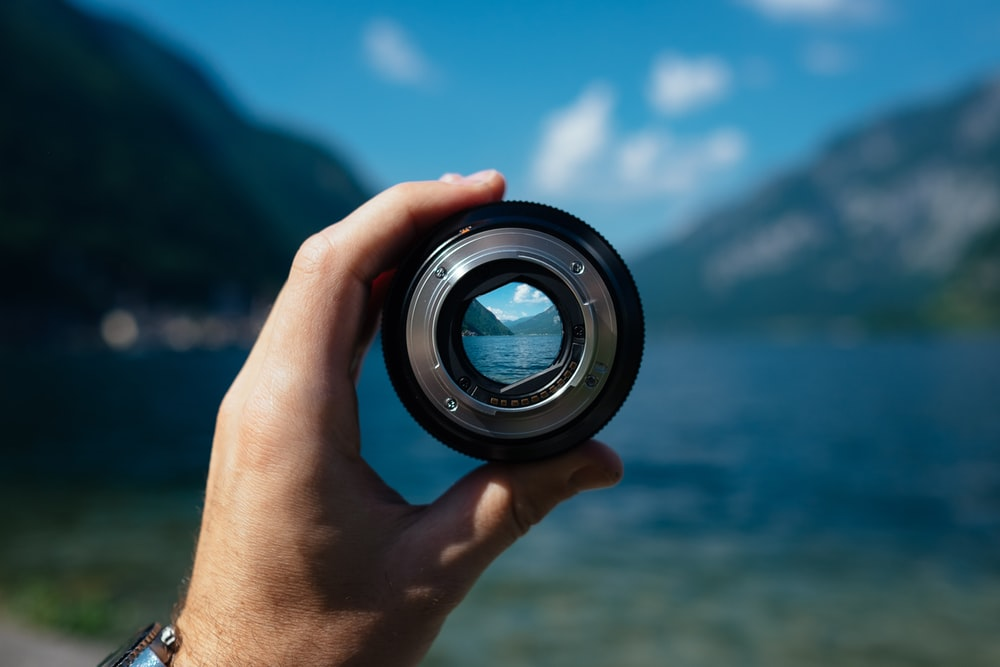
#> input picture assignment5/image.jpg, 1000 x 667 px
$ python hist_eq.py
#> lines starting #> are read from the running program, lines starting #| are printed output that depends on the picture
### assignment5/hist.py
import numpy as np

def imhist(im):
  # calculates normalized histogram of an image
	m, n = im.shape
	h = [0.0] * 256
	for i in range(m):
		for j in range(n):
			h[im[i, j]]+=1
	return np.array(h)/(m*n)

def cumsum(h):
	# finds cumulative sum of a numpy array, list
	return [sum(h[:i+1]) for i in range(len(h))]

def histeq(im):
	#calculate Histogram
	h = imhist(im)
	cdf = np.array(cumsum(h)) #cumulative distribution function
	sk = np.uint8(255 * cdf) #finding transfer function values
	s1, s2 = im.shape
	Y = np.zeros_like(im)
	# applying transfered values for each pixels
	for i in range(0, s1):
		for j in range(0, s2):
			Y[i, j] = sk[im[i, j]]
	H = imhist(Y)
	#return transformed image, original and new istogram,
	# and transform function
	return Y , h, H, sk

### assignment5/hist_eq.py
import pylab as plt
import matplotlib.image as mpimg
import numpy as np

img = np.uint8(mpimg.imread('image.jpg')*255.0)
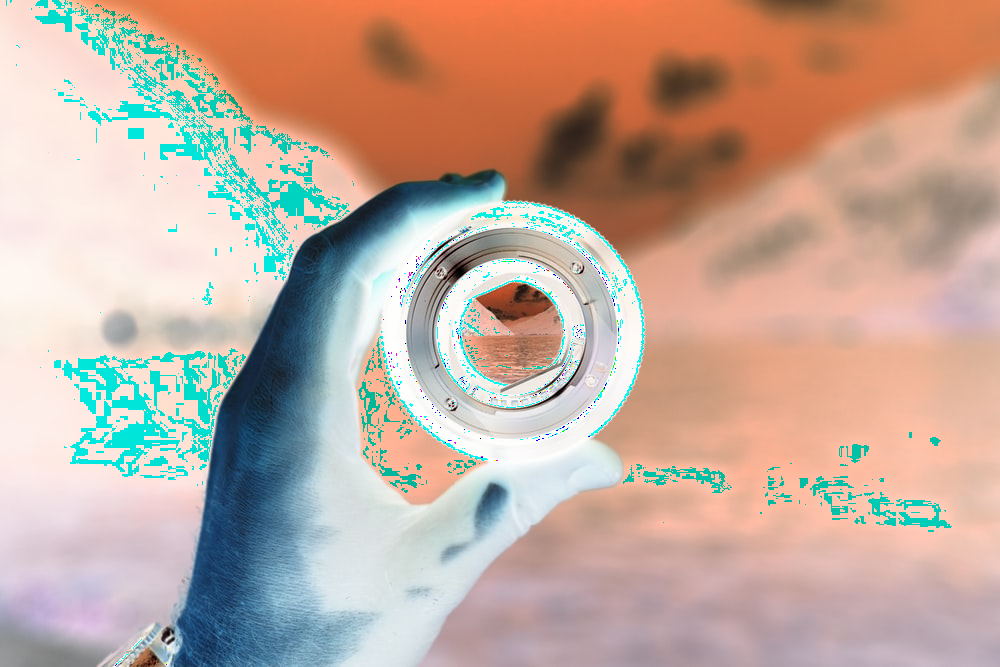
#> img: shape (667, 1000, 3); mean R, G, B 194.2, 170, 156.8

img = np.uint8((0.2126* img[:,:,0]) + \
  		np.uint8(0.7152 * img[:,:,1]) +\
			 np.uint8(0.0722 * img[:,:,2]))
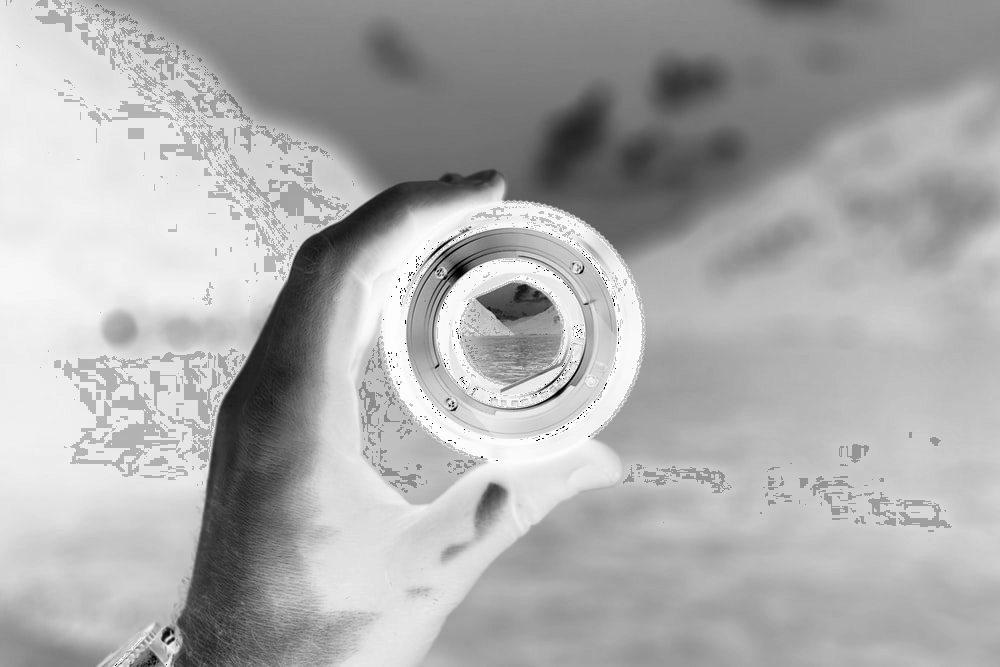
#> img: shape (667, 1000); min 0, max 254, mean 172.7

from hist import histeq
new_img, h, new_h, sk = histeq(img)
#> in histeq, `h = imhist(im)`: h = 256 values, max 0.019 at index 239, min 0 at index 255, mean 0.00391
#> in histeq, `cdf = np.array(cumsum(h))`: cdf = 256 values from 4.65e-05 to 1
#> in histeq, `sk = np.uint8(255 * cdf)`: sk = 256 values from 0 to 254
#> after the loop in histeq, `for i in range(0, s1):`:
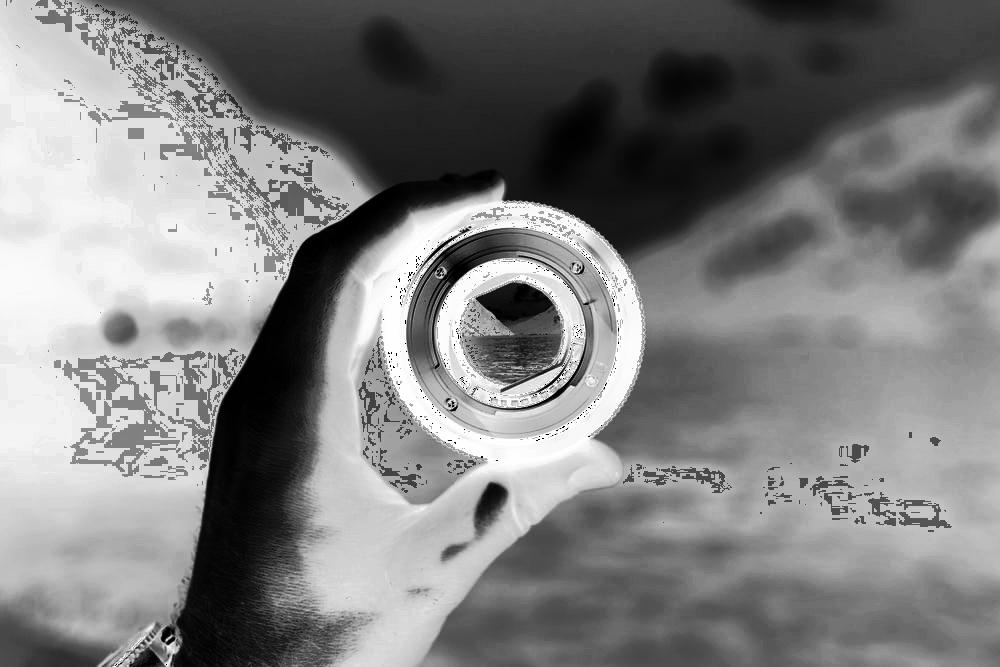
#> Y: shape (667, 1000); min 0, max 254, mean 127.9
#> in histeq, `H = imhist(Y)`: H = 256 values, max 0.019 at index 242, min 0 at index 33, mean 0.00391
#> new_h has the same summary as H in histeq; sk = 256 values from 0 to 254

# show old and new image
# show original image
plt.subplot(121)
plt.imshow(img)
plt.title('original image')
plt.set_cmap('gray')
# show original image
plt.subplot(122)
plt.imshow(new_img)
plt.title('hist. equalized image')
plt.set_cmap('gray')
plt.show()
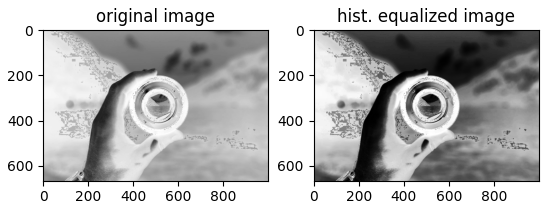
#> figure drawn by matplotlib, 2 panels

# plot histograms and transfer function
fig = plt.figure()
fig.add_subplot(221)
plt.plot(h)
plt.title('Original histogram') # original histogram

fig.add_subplot(222)
plt.plot(new_h)
plt.title('New histogram') #hist of eqlauized image

fig.add_subplot(223)
plt.plot(sk)
plt.title('Transfer function') #transfer function

plt.show()
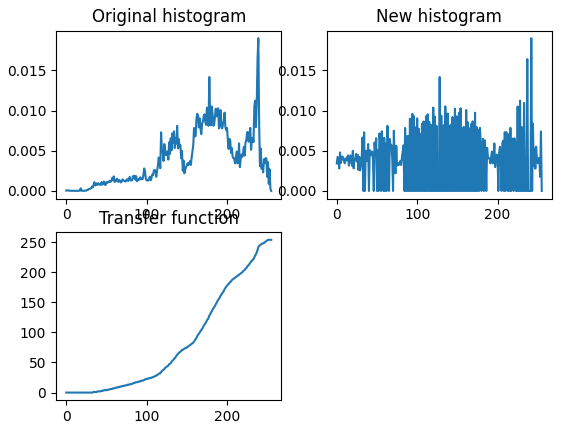
#> figure drawn by matplotlib, 3 panels; panel 1: curve peaks at x = 239, y = 0.019; panel 2: curve peaks at x = 242, y = 0.019; panel 3: curve peaks at x = 251, y = 254
